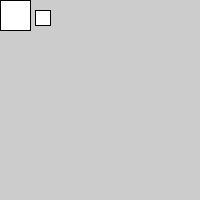
Frame 1 (no input)
Frame 60 (the mouse pressed at the canvas centre just before this capture): identical to frame 1, image omitted
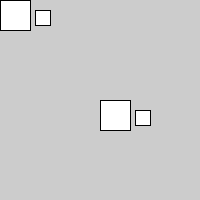
Frame 120 (the mouse held since frame 60 and released just before this capture)

The Processing sketch that drew these frames (run headless with seeded random() and noise(); from frame 60 on, the mouse is pressed at the canvas centre):

// Processing sketch: sketch_14_PushPop
// ── sketch_14_PushPop.pde
//Multiple Translations
void setup() {
 size (200, 200);
}

void draw() {
 translate (mouseX, mouseY); 
 /*everything below this line of code is stuck to a new coordinate system,
   which in this case, it is set by the positions of the mouse.*/
    
 rect(0, 0, 30, 30);
 translate (35, 10);
 rect (0, 0, 15, 15);
} 
//each time it draws, the coordinates are set to default.



//-------------------------
////Isolating Transformations
//void setup() {
//  size (200, 200);
//}

//void draw() {
//  pushMatrix(); //isolating the big rectangle
//  translate (mouseX, mouseY); 
//  rect(0, 0, 30, 30);
//  popMatrix();
  
//  translate (35, 10); //the smaller rectangle is not affected by mouse
//  rect (0, 0, 15, 15);
//} 
